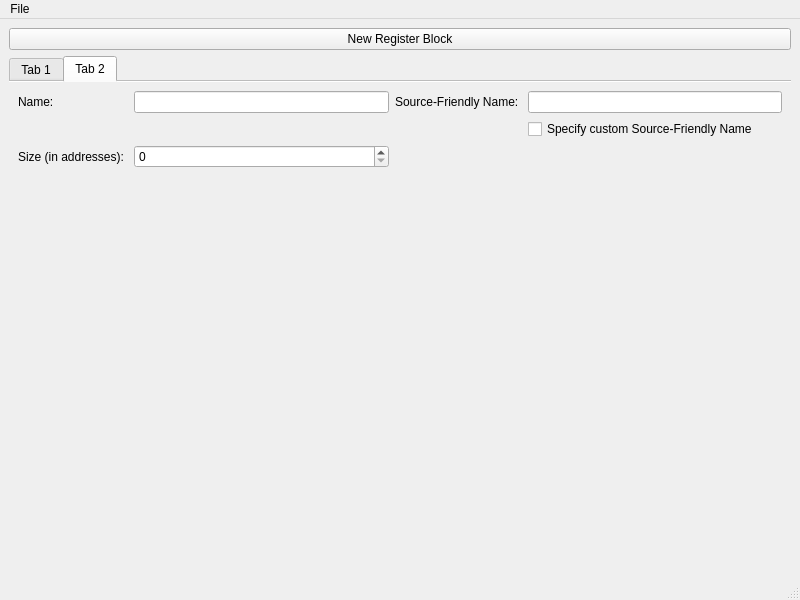
<?xml version="1.0" encoding="UTF-8"?>
<ui version="4.0">
 <class>MainWindow</class>
 <widget class="QMainWindow" name="MainWindow">
  <property name="geometry">
   <rect>
    <x>0</x>
    <y>0</y>
    <width>800</width>
    <height>600</height>
   </rect>
  </property>
  <property name="windowTitle">
   <string>MainWindow</string>
  </property>
  <widget class="QWidget" name="centralwidget">
   <layout class="QGridLayout" name="gridLayout_2">
    <item row="1" column="0">
     <layout class="QGridLayout" name="gridLayout">
      <item row="0" column="0">
       <widget class="QTabWidget" name="tabWidget">
        <property name="tabPosition">
         <enum>QTabWidget::North</enum>
        </property>
        <property name="tabShape">
         <enum>QTabWidget::Rounded</enum>
        </property>
        <property name="currentIndex">
         <number>1</number>
        </property>
        <property name="elideMode">
         <enum>Qt::ElideRight</enum>
        </property>
        <property name="usesScrollButtons">
         <bool>false</bool>
        </property>
        <property name="documentMode">
         <bool>true</bool>
        </property>
        <property name="tabsClosable">
         <bool>false</bool>
        </property>
        <property name="movable">
         <bool>true</bool>
        </property>
        <property name="tabBarAutoHide">
         <bool>false</bool>
        </property>
        <widget class="QWidget" name="tab">
         <attribute name="title">
          <string>Tab 1</string>
         </attribute>
        </widget>
        <widget class="QWidget" name="tab_2">
         <attribute name="title">
          <string>Tab 2</string>
         </attribute>
         <layout class="QGridLayout" name="gridLayout_4">
          <item row="0" column="0">
           <layout class="QGridLayout" name="gridLayout_3">
            <item row="0" column="0">
             <widget class="QLabel" name="label">
              <property name="text">
               <string>Name: </string>
              </property>
             </widget>
            </item>
            <item row="1" column="3">
             <widget class="QCheckBox" name="custCodeNameChkBox">
              <property name="text">
               <string>Specify custom Source-Friendly Name</string>
              </property>
             </widget>
            </item>
            <item row="2" column="0">
             <widget class="QLabel" name="label_5">
              <property name="text">
               <string>Size (in addresses): </string>
              </property>
             </widget>
            </item>
            <item row="0" column="1">
             <widget class="QLineEdit" name="nameEdit"/>
            </item>
            <item row="0" column="3">
             <widget class="QLineEdit" name="codeNameEdit">
              <property name="frame">
               <bool>true</bool>
              </property>
              <property name="readOnly">
               <bool>true</bool>
              </property>
             </widget>
            </item>
            <item row="0" column="2">
             <widget class="QLabel" name="label_2">
              <property name="text">
               <string>Source-Friendly Name: </string>
              </property>
             </widget>
            </item>
            <item row="2" column="1">
             <widget class="QSpinBox" name="sizeSpinBox"/>
            </item>
           </layout>
          </item>
          <item row="1" column="0">
           <spacer name="verticalSpacer">
            <property name="orientation">
             <enum>Qt::Vertical</enum>
            </property>
            <property name="sizeHint" stdset="0">
             <size>
              <width>20</width>
              <height>40</height>
             </size>
            </property>
           </spacer>
          </item>
         </layout>
        </widget>
       </widget>
      </item>
     </layout>
    </item>
    <item row="0" column="0">
     <widget class="QPushButton" name="new_reg_block_btn">
      <property name="text">
       <string>New Register Block</string>
      </property>
     </widget>
    </item>
   </layout>
  </widget>
  <widget class="QMenuBar" name="menubar">
   <property name="geometry">
    <rect>
     <x>0</x>
     <y>0</y>
     <width>800</width>
     <height>37</height>
    </rect>
   </property>
   <widget class="QMenu" name="menuFile">
    <property name="title">
     <string>File</string>
    </property>
    <addaction name="actionSave_As"/>
   </widget>
   <addaction name="menuFile"/>
  </widget>
  <widget class="QStatusBar" name="statusbar"/>
  <action name="actionSave_As">
   <property name="text">
    <string>Save As...</string>
   </property>
  </action>
 </widget>
 <resources/>
 <connections/>
</ui>
